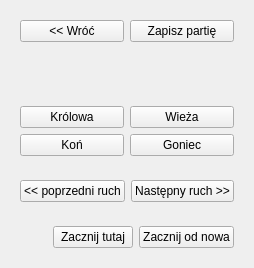
         <widget class="QWidget" name="widget_2" native="true">
          <layout class="QVBoxLayout" name="verticalLayout_68">
           <item>
            <widget class="QWidget" name="widget_7" native="true">
             <layout class="QHBoxLayout" name="horizontalLayout_13">
              <item>
               <widget class="QPushButton" name="backBtn">
                <property name="text">
                 <string>&lt;&lt; Wróć</string>
                </property>
               </widget>
              </item>
              <item>
               <widget class="QPushButton" name="saveBtn">
                <property name="text">
                 <string>Zapisz partię</string>
                </property>
               </widget>
              </item>
             </layout>
            </widget>
           </item>
           <item>
            <spacer name="verticalSpacer">
             <property name="orientation">
              <enum>Qt::Vertical</enum>
             </property>
             <property name="sizeHint" stdset="0">
              <size>
               <width>20</width>
               <height>40</height>
              </size>
             </property>
            </spacer>
           </item>
           <item>
            <widget class="QWidget" name="promotionWidget" native="true">
             <layout class="QGridLayout" name="gridLayout">
              <item row="0" column="0">
               <widget class="QPushButton" name="promotionQueenBtn">
                <property name="text">
                 <string>Królowa</string>
                </property>
               </widget>
              </item>
              <item row="0" column="1">
               <widget class="QPushButton" name="promotionRookBtn">
                <property name="text">
                 <string>Wieża</string>
                </property>
               </widget>
              </item>
              <item row="1" column="0">
               <widget class="QPushButton" name="promotionKnightBtn">
                <property name="text">
                 <string>Koń</string>
                </property>
               </widget>
              </item>
              <item row="1" column="1">
               <widget class="QPushButton" name="promotionBishopBtn">
                <property name="text">
                 <string>Goniec</string>
                </property>
               </widget>
              </item>
             </layout>
            </widget>
           </item>
           <item>
            <widget class="QWidget" name="widget_3" native="true">
             <layout class="QHBoxLayout" name="horizontalLayout_11">
              <item>
               <widget class="QPushButton" name="prevMoveBtn">
                <property name="sizePolicy">
                 <sizepolicy hsizetype="Preferred" vsizetype="Preferred">
                  <horstretch>0</horstretch>
                  <verstretch>0</verstretch>
                 </sizepolicy>
                </property>
                <property name="text">
                 <string>&lt;&lt; poprzedni ruch</string>
                </property>
               </widget>
              </item>
              <item>
               <widget class="QPushButton" name="nextMoveBtn">
                <property name="text">
                 <string>Następny ruch &gt;&gt;</string>
                </property>
               </widget>
              </item>
             </layout>
            </widget>
           </item>
           <item>
            <widget class="QWidget" name="widget_5" native="true">
             <layout class="QHBoxLayout" name="horizontalLayout_12">
              <item>
               <widget class="QLabel" name="gameEndLabel">
                <property name="text">
                 <string/>
                </property>
               </widget>
              </item>
              <item>
               <widget class="QPushButton" name="startFromNowBtn">
                <property name="text">
                 <string>Zacznij tutaj</string>
                </property>
               </widget>
              </item>
              <item>
               <widget class="QPushButton" name="restartBtn">
                <property name="text">
                 <string>Zacznij od nowa</string>
                </property>
               </widget>
              </item>
             </layout>
            </widget>
           </item>
          </layout>
         </widget>
